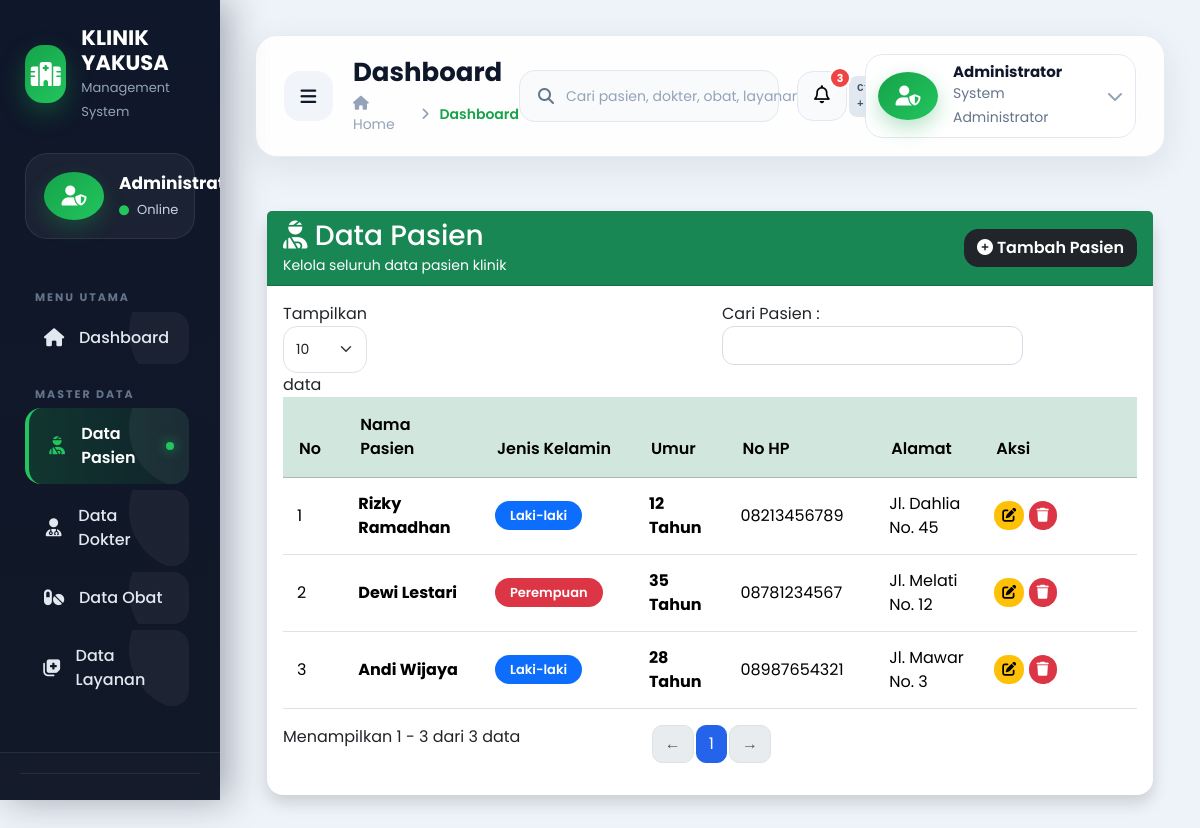
Screenshot of /pasien/index.php with the database file from the repository.
### tables this page shows
CREATE TABLE IF NOT EXISTS pasien (
    id_pasien INT AUTO_INCREMENT PRIMARY KEY,
    nama_pasien VARCHAR(100) NOT NULL,
    jenis_kelamin VARCHAR(20) NOT NULL,
    umur INT NOT NULL,
    alamat TEXT NOT NULL,
    no_hp VARCHAR(20) NOT NULL
);

### pasien/index.php (the view, shortened to what this page needs)
<?php
include "../config/koneksi.php";
$query = mysqli_query($koneksi, "
SELECT * FROM pasien
ORDER BY id_pasien DESC
");
include "../layout/header.php";
?>
<div class="wrapper">
<?php include "../layout/sidebar.php"; ?>
<div class="main">
<?php include "../layout/navbar.php"; ?>
<div class="container-fluid py-4">
<div class="card shadow border-0 rounded-4">
<div class="card-header bg-success text-white d-flex justify-content-between align-items-center">
<div>
<h3 class="mb-0">
<i class="fas fa-user-injured"></i>
Data Pasien
</h3>
<small>
Kelola seluruh data pasien klinik
</small>
</div>
<a href="tambah.php" class="btn btn-dark">
<i class="fas fa-plus-circle"></i>
Tambah Pasien
</a>
</div>
<div class="card-body">
<div class="table-responsive">
<table id="tabelPasien" class="table table-hover align-middle">
<thead class="table-success">
<tr>
<th>No</th>
<th>Nama Pasien</th>
<th>Jenis Kelamin</th>
<th>Umur</th>
<th>No HP</th>
<th>Alamat</th>
<th width="170">Aksi</th>
</tr>
</thead>
<tbody>
    <?php
$no = 1;
while($data = mysqli_fetch_assoc($query)){
?>
<tr>
<td><?= $no++; ?></td>
<td>
<strong>
<?= htmlspecialchars($data['nama_pasien']); ?>
</strong>
</td>
<td>
<?php
if($data['jenis_kelamin']=="Laki-laki"){
echo "<span class='badge bg-primary'>Laki-laki</span>";
}else{
echo "<span class='badge bg-danger'>Perempuan</span>";
}
?>
</td>
<td>
<strong>
<?= $data['umur']; ?> Tahun
</strong>
</td>
<td>
<?= htmlspecialchars($data['no_hp']); ?>
</td>
<td>
<?= htmlspecialchars($data['alamat']); ?>
</td>
<td>
<a
href="edit.php?id=<?= $data['id_pasien']; ?>"
class="btn btn-warning btn-sm">
<i class="fas fa-edit"></i>
</a>
<button
class="btn btn-danger btn-sm btnHapus"
data-id="<?= $data['id_pasien']; ?>"
data-nama="<?= htmlspecialchars($data['nama_pasien']); ?>">
<i class="fas fa-trash"></i>
</button>
</td>
</tr>
<?php } ?>
</tbody>
</table>
</div>
</div>
</div>
</div>
</div>
<?php include "../layout/footer.php"; ?>

### assets/css/style.css (style rules this page uses)
* { margin:0; padding:0; box-sizing:border-box; font-family:'Poppins',sans-serif; }
html { scroll-behavior:smooth; }
body { background:#eef3f9; color:#2d3436; overflow-x:hidden; }
a { text-decoration:none; transition:.3s; }
.wrapper { display:flex; width:100%; min-height:100vh; }
.main { flex:1; margin-left:280px; padding:35px; transition:.4s; }
.card { border:none; border-radius:22px; background:white; box-shadow: 0 10px 35px rgba(0,0,0,.05); transition:.35s; }
.btn { border-radius:14px; font-weight:600; transition:.3s; }
.btn-danger { border:none; }
.btn-warning { border:none; }
.table { vertical-align:middle; }
.table thead { background:#2563eb; color:white; }
.table th { padding:16px; font-weight:600; }
.table td { padding:14px; }
.badge { padding:8px 15px; border-radius:20px; font-size:13px; font-weight:600; }

### assets/css/sidebar.css (style rules this page uses)
:root { --sidebar-bg:#0f172a; --sidebar-bg2:#111827; --primary:#16a34a; --primary-hover:#22c55e; --text:#f8fafc; --muted:#94a3b8; --border:rgba(255,255,255,.08); --hover:rgba(22,163,74,.15); --active:#16a34a; }
.main { margin-left:250px; transition:.35s ease; }

### assets/css/dashboard.css (style rules this page uses)
:root { --primary:#16a34a; --primary-dark:#15803d; --secondary:#0f172a; --success:#22c55e; --danger:#ef4444; --warning:#f59e0b; --info:#0ea5e9; --purple:#7c3aed; --gray:#64748b; --light:#f8fafc; --white:#ffffff; --shadow: 0 15px 35px rgba(0,0,0,.08); }
.container-fluid { animation:fadeDashboard .6s ease; }
.badge { border-radius:20px; font-weight:600; }

### assets/css/responsive.css (style rules this page uses)
@media (max-width:1400px) { .main { margin-left:220px; } }

### rows the page displays
pasien: nama_pasien "Rizky Ramadhan", jenis_kelamin "Laki-laki", umur "12", no_hp "08213456789", alamat "Jl. Dahlia No. 45"
pasien: nama_pasien "Dewi Lestari", jenis_kelamin "Perempuan", umur "35", no_hp "08781234567", alamat "Jl. Melati No. 12"
pasien: nama_pasien "Andi Wijaya", jenis_kelamin "Laki-laki", umur "28", no_hp "08987654321", alamat "Jl. Mawar No. 3"
